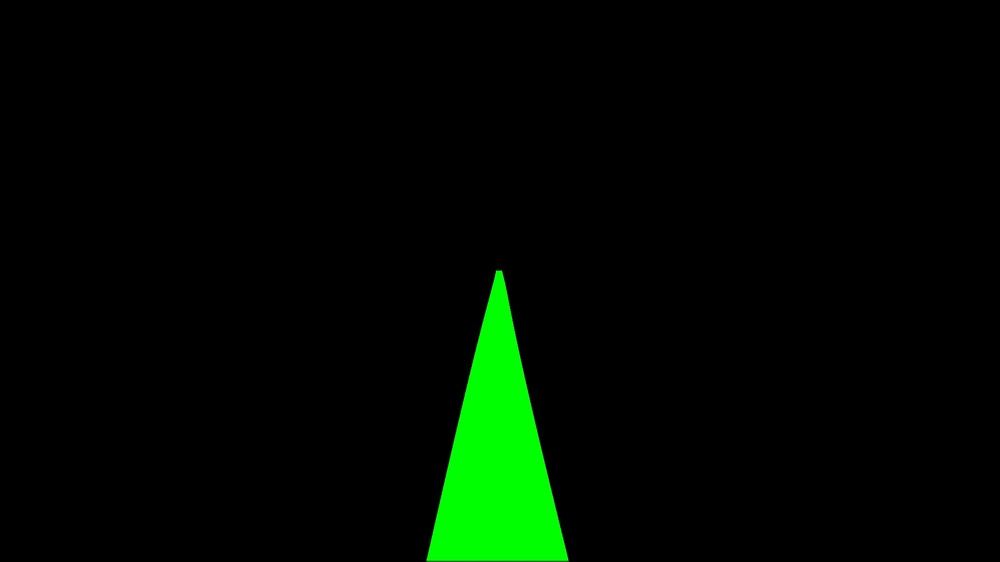
#> input picture area.jpg, 1000 x 562 px, shrunk from 1920 x 1080 before the run
$ python Get_G_Px.py
#> lines starting #> are read from the running program, lines starting #| are printed output that depends on the picture
import numpy as np
from PIL import Image

# Open image and make RGB and HSV versions
RGBim = Image.open("area.jpg").convert('RGB')
#> RGBim is the input picture: PIL image 1000x562 RGB; mean R, G, B 0.1, 9.8, 0.1
HSVim = RGBim.convert('HSV')
#> HSVim: PIL image 1000x562 HSV; mean H, S, V 4.3, 12.2, 9.8

# Make numpy versions
RGBna = np.array(RGBim)
HSVna = np.array(HSVim)

# Extract Hue
H = HSVna[:,:,0]
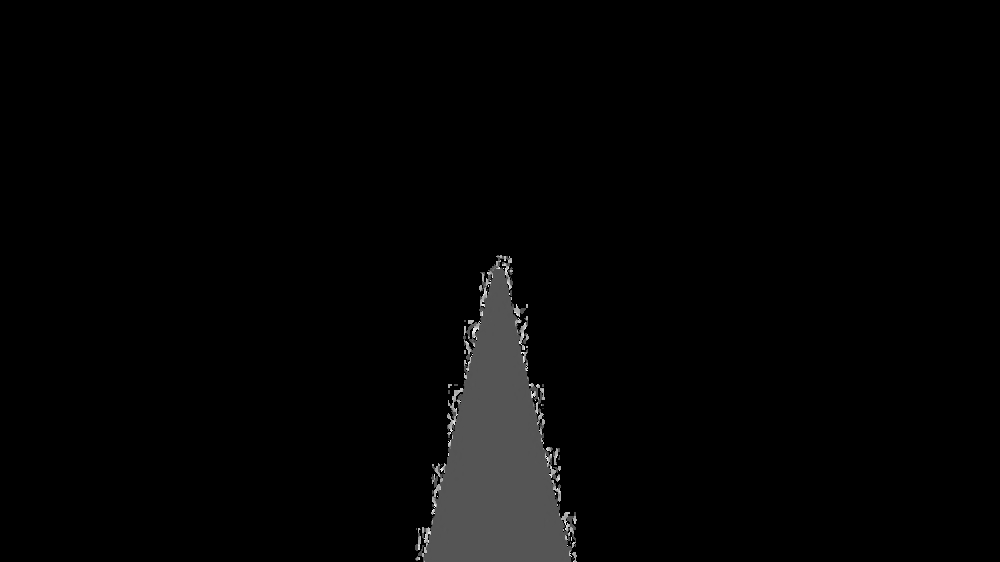
#> H: shape (562, 1000); min 0, max 248, mean 4.3

# Find all green pixels, i.e. where 100 < Hue < 140
lo,hi = 100,140
# Rescale to 0-255, rather than 0-360 because we are using uint8
lo = int((lo * 255) / 360)
hi = int((hi * 255) / 360)
green = np.where((H>lo) & (H<hi))
#> green = 24048 positions, rows 255 to 561, columns 415 to 575
print(green)
#> (printed output is left out)
